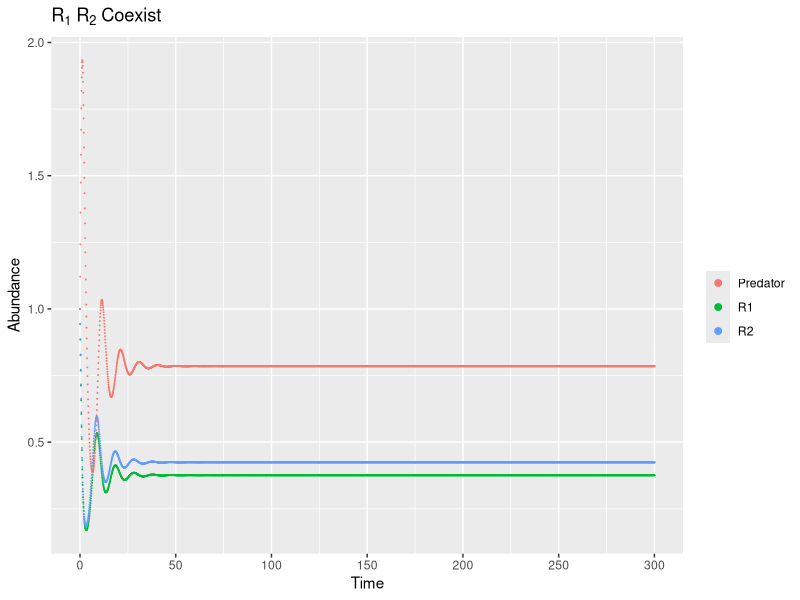
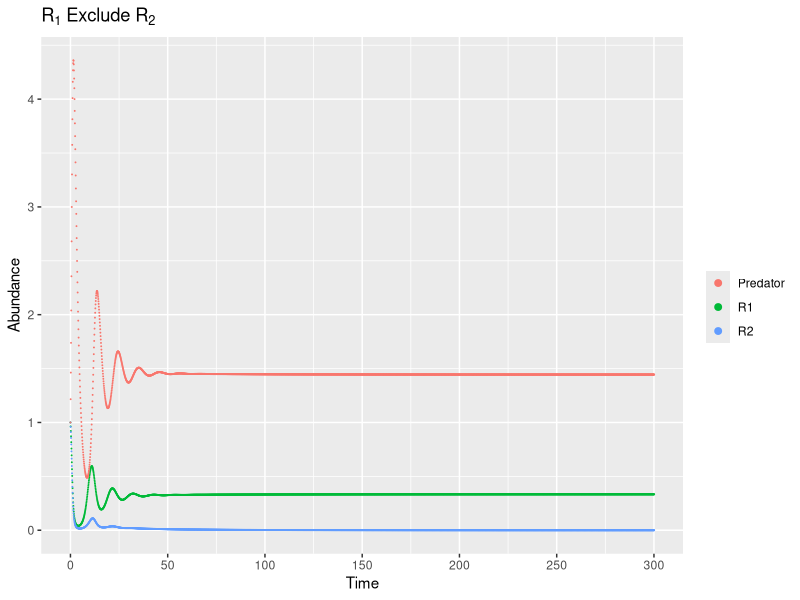
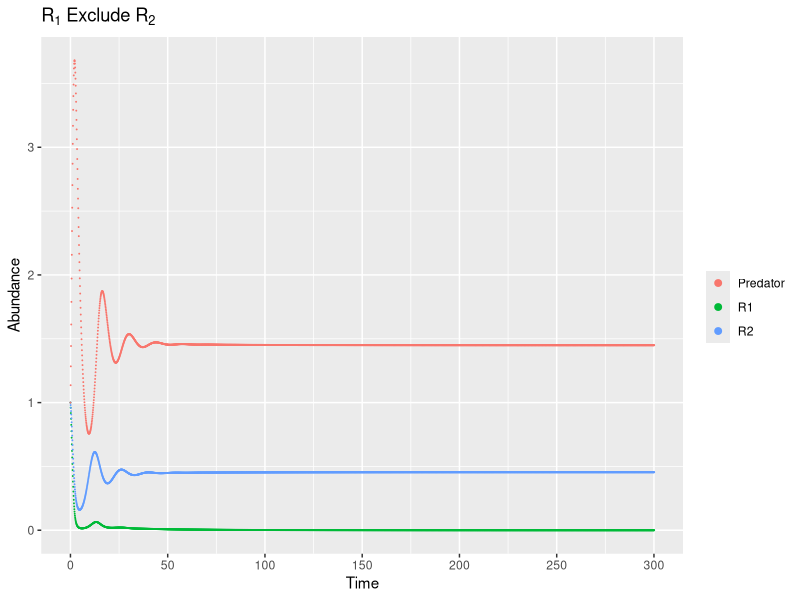

Write the R code that produced these figures, in order.
## ---- chunk 1
knitr::opts_chunk$set(
	echo = TRUE,
	fig.dim = c(7, 4),
	message = FALSE,
	warning = FALSE,
	comment = "",
	dev = "svg",
	out.width = "100%"
)
## ---- chunk 2
library(magrittr)
library(readr)
coexi <- read_delim("data_coexi.txt", 
    "\t", escape_double = FALSE, col_names = FALSE, 
    trim_ws = TRUE) %>%
    set_names(c("time", "R1", "R2", "Predator"))

R1_win <- read_delim("data_R1_exclude_R2.txt", 
    "\t", escape_double = FALSE, col_names = FALSE, 
    trim_ws = TRUE) %>%
    set_names(c("time", "R1", "R2", "Predator"))

R2_win <- read_delim("data_R2_exclude_R1.txt", 
    "\t", escape_double = FALSE, col_names = FALSE, 
    trim_ws = TRUE) %>%
    set_names(c("time", "R1", "R2", "Predator"))
## ---- chunk 3
library(ggplot2)
ggplot(coexi)+
    geom_point(aes(x=time, y=R1, color="R1"), size=0.01)+
    geom_point(aes(x=time, y=R2, color="R2"), size=0.01)+
    geom_point(aes(x=time, y=Predator, color="Predator"), size=0.01)+
    guides(colour = 
            guide_legend(override.aes =
                             list(size=2)))+
    scale_x_continuous(
        breaks = seq(0,300,50))+
    labs(x="Time", y="Abundance",color="",
         title=expression('R'[1]*' R'[2]*' Coexist'))
## ---- chunk 4
ggplot(R1_win)+
    geom_point(aes(x=time, y=R1, color="R1"), size=0.01)+
    geom_point(aes(x=time, y=R2, color="R2"), size=0.01)+
    geom_point(aes(x=time, y=Predator, color="Predator"), size=0.01)+
    guides(colour = 
            guide_legend(override.aes =
                             list(size=2)))+
    scale_x_continuous(
        breaks = seq(0,300,50))+
    labs(x="Time", y="Abundance",color="",
         title=expression('R'[1]*' Exclude'*' R'[2]))
## ---- chunk 5
ggplot(R2_win)+
    geom_point(aes(x=time, y=R1, color="R1"), size=0.01)+
    geom_point(aes(x=time, y=R2, color="R2"), size=0.01)+
    geom_point(aes(x=time, y=Predator, color="Predator"), size=0.01)+
    guides(colour = 
            guide_legend(override.aes =
                             list(size=2)))+
    scale_x_continuous(
        breaks = seq(0,300,50))+
    labs(x="Time", y="Abundance",color="",
         title=expression('R'[1]*' Exclude'*' R'[2]))
